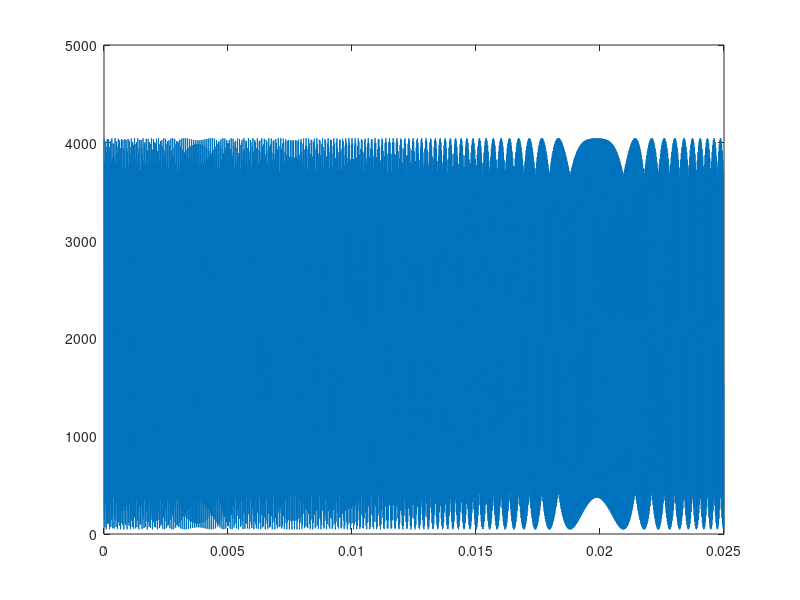
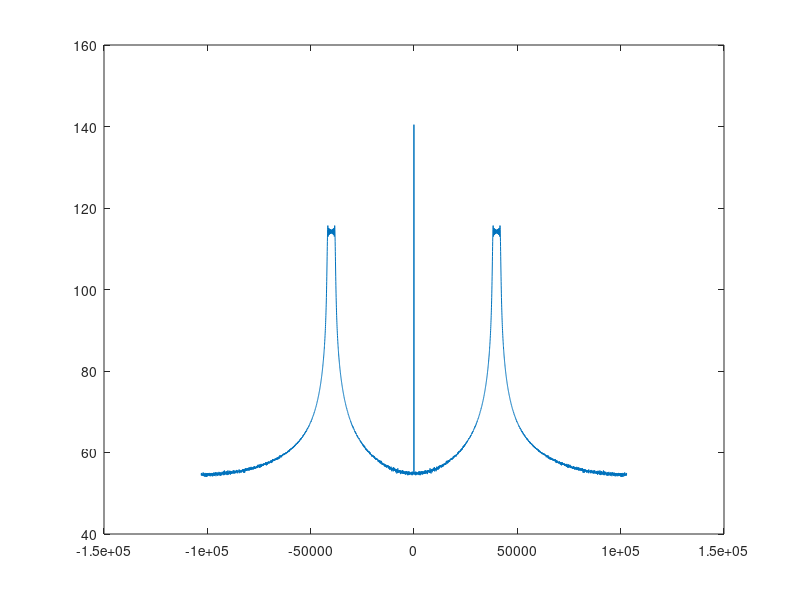

Source code (MATLAB) for these figures, in order:
fs=205900;
f0=38e3;
f1=42e3;
ts=1/fs;
B=f1-f0;
T=100/B;
N=round(T/ts);
t =(0:ts:(T-ts));
y=round(chirp(t,f0,t(end),f1)*2000+2047);
% y=round(((2^11)/1.1-1)*(cos(2*pi*(fc*(t - T/2) + 0.5*K*(t - T/2).^2) ).* rect( (t - T/2)/T )+1.1));
s=sprintf('%d, %d, %d, %d, %d, %d, %d, %d, \n',y);
disp(s);
plot(t,y);
frequency=(-N/2:1:(N/2-2))*fs/N;
f=fftshift(fft(y));
figure(2);plot(frequency,20*log10(abs(f)));